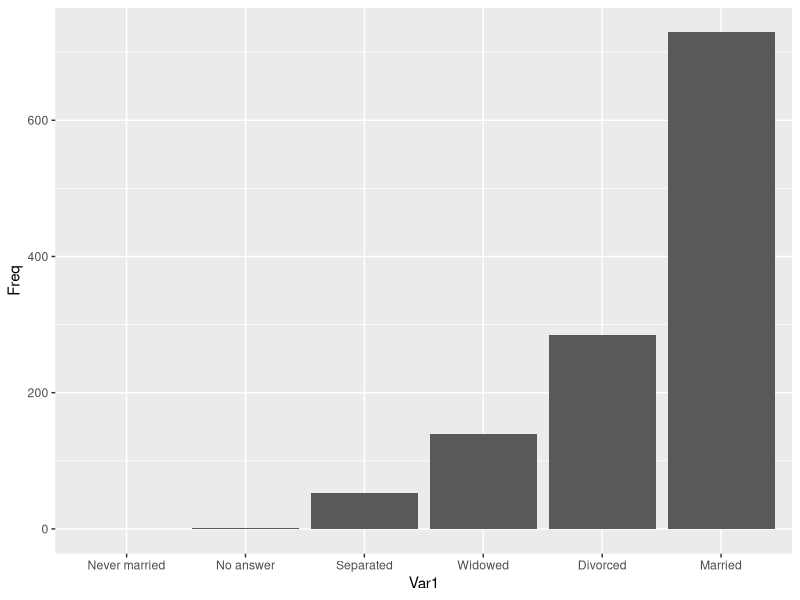
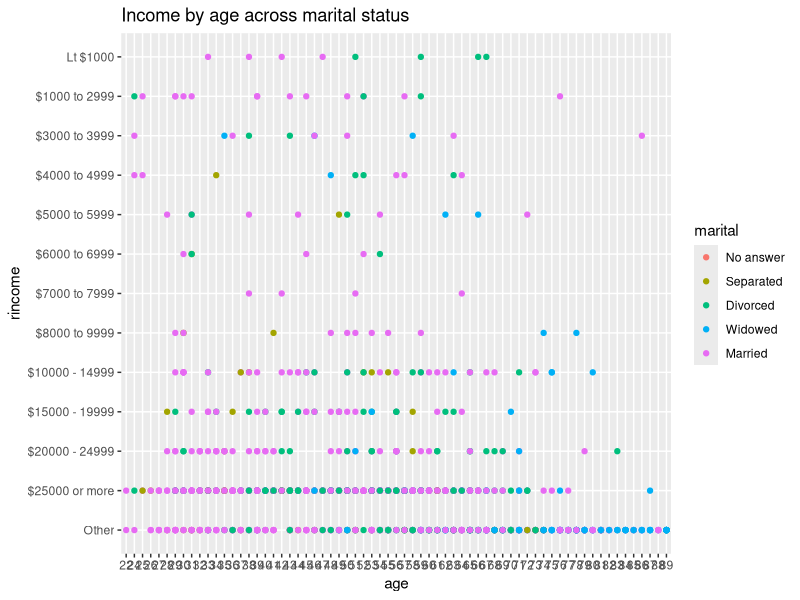

Write R code to recreate these figures, in order.
library(tidyverse)

dat <- gss_cat

View(dat)

# Only 2014

marriage <- dat %>%
  filter(year == 2014) %>%
  filter(marital != "Never married") %>%
  na.omit()

colnames(marriage)
m <- data.frame(table(marriage$marital))
m <- m[order(-m$Freq),]
m$Var1 <- factor(m$Var1, levels = m$Var1[order(m$Freq)])
m

# Now for the barplot

m %>%
  ggplot(aes(x = Var1, y = Freq)) +
  geom_bar(stat = "identity")

# Mean for each level of marriage
marriage$age <- as.factor(marriage$age)

marriage %>%
  group_by(marital) %>%
  summarise(mean(age))

# And for the graph (5)
marriage$rincome <- as.factor(marriage$rincome)

marriage %>%
  mutate(rincome = fct_recode(rincome,
                              "Other" = "Not applicable",
                              "Other" = "Refused",
                              "Other" = "Don't know")) %>%
  ggplot(aes(x = age, y = rincome, group = marital)) +
  #facet_wrap(vars(marital)) +
  geom_point(aes(color = marital)) +
  labs(title = "Income by age across marital status")
